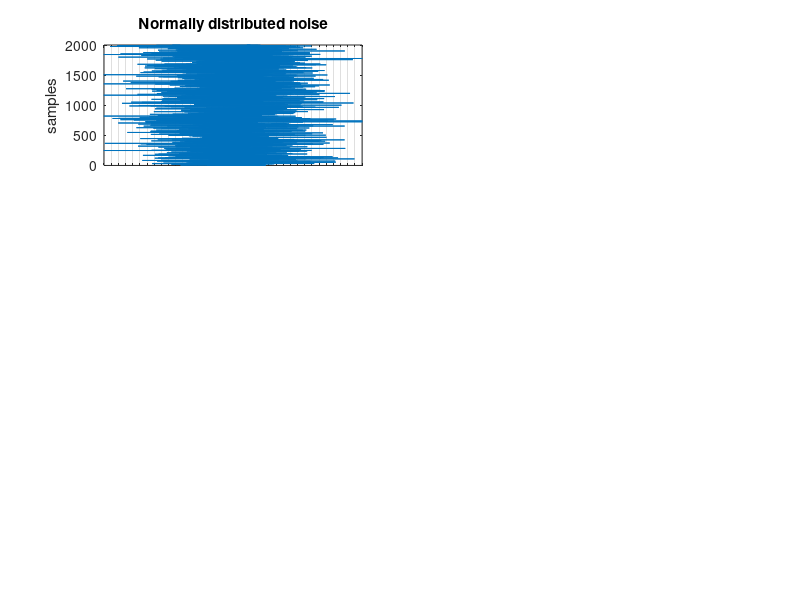

The MATLAB script that drew this image: (Note: this script raises an error after producing the figure.)
function SeveralProbabilityDistributions()
close all
clc

N=2000;

rng(0);
samples_rows=[randn([1,N])      %Normaly distributed noise (White noise)
                rand([1,N])];   %Uniformly distributed noise
Titles={'Normally distributed noise','Uniformly distributed noise'};
x_lims=[-3,3];
N_bins=37;

equiSpacedintervals=linspace(x_lims(1),x_lims(2),N_bins);
midIntervals=(equiSpacedintervals(2:end)+equiSpacedintervals(1:end-1))/2;

N_signals=size(samples_rows,1);
for ii=1:N_signals
    subplot(3,N_signals,ii);
    plot(samples_rows(ii,:),1:N);
    title(Titles{ii})
    ylabel('samples')
    xlim(x_lims)
    set(gca,'XTick',equiSpacedintervals,'XGrid','On');
    set(gca,'XTickLabel',[]);

    [Prob,ProbDensity,ProbDist]=CalculateProbabilityFunctions(samples_rows(ii,:),equiSpacedintervals);    
    subplot(3,N_signals,2*N_signals-N_signals+ii);
    bar(midIntervals,ProbDensity,'hist');
    ylabel('$p(x)$', 'interpreter', 'latex')
    xlim(x_lims)
    set(gca,'XTick',equiSpacedintervals);
    set(gca,'XTickLabel',[]);

    subplot(3,N_signals,3*N_signals-N_signals+ii);
    stairs([x_lims(1),midIntervals],[0,ProbDist]);
    ylabel('$P(x)$', 'interpreter', 'latex')
    xlabel('$x$', 'interpreter', 'latex')
    xlim(x_lims)
end

export_figure(1,'==',{'WhiteNoise'})
